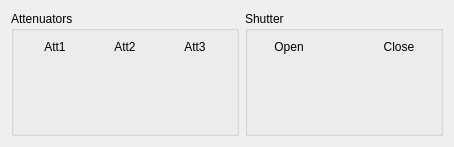
<?xml version="1.0" encoding="UTF-8"?>
<ui version="4.0">
 <class>PGAAShutters</class>
 <widget class="QWidget" name="PGAAShutters">
  <property name="geometry">
   <rect>
    <x>0</x>
    <y>0</y>
    <width>454</width>
    <height>140</height>
   </rect>
  </property>
  <property name="windowTitle">
   <string>Form</string>
  </property>
  <layout class="QGridLayout" name="gridLayout_3">
   <item row="0" column="0">
    <widget class="QGroupBox" name="groupBox">
     <property name="title">
      <string>Attenuators</string>
     </property>
     <layout class="QGridLayout" name="gridLayout">
      <item row="0" column="0">
       <widget class="QLabel" name="label">
        <property name="text">
         <string>Att1</string>
        </property>
        <property name="alignment">
         <set>Qt::AlignCenter</set>
        </property>
       </widget>
      </item>
      <item row="0" column="1">
       <widget class="QLabel" name="label_2">
        <property name="text">
         <string>Att2</string>
        </property>
        <property name="alignment">
         <set>Qt::AlignCenter</set>
        </property>
       </widget>
      </item>
      <item row="0" column="2">
       <widget class="QLabel" name="label_3">
        <property name="text">
         <string>Att3</string>
        </property>
        <property name="alignment">
         <set>Qt::AlignCenter</set>
        </property>
       </widget>
      </item>
      <item row="1" column="0">
       <widget class="PushButton" name="attenuator1">
        <property name="minimumSize">
         <size>
          <width>64</width>
          <height>64</height>
         </size>
        </property>
        <property name="alignment">
         <set>Qt::AlignCenter</set>
        </property>
        <property name="dev" stdset="0">
         <string>att1</string>
        </property>
        <property name="ledColor" stdset="0">
         <string>blue</string>
        </property>
        <property name="ledStatus" stdset="0">
         <bool>false</bool>
        </property>
        <property name="stateActive" stdset="0">
         <string>in</string>
        </property>
        <property name="stateInactive" stdset="0">
         <string>out</string>
        </property>
       </widget>
      </item>
      <item row="1" column="1">
       <widget class="PushButton" name="attenuator2">
        <property name="minimumSize">
         <size>
          <width>64</width>
          <height>64</height>
         </size>
        </property>
        <property name="alignment">
         <set>Qt::AlignCenter</set>
        </property>
        <property name="dev" stdset="0">
         <string>att2</string>
        </property>
        <property name="ledColor" stdset="0">
         <string>blue</string>
        </property>
        <property name="ledStatus" stdset="0">
         <bool>false</bool>
        </property>
        <property name="stateActive" stdset="0">
         <string>in</string>
        </property>
        <property name="stateInactive" stdset="0">
         <string>out</string>
        </property>
       </widget>
      </item>
      <item row="1" column="2">
       <widget class="PushButton" name="attenuator3">
        <property name="minimumSize">
         <size>
          <width>64</width>
          <height>64</height>
         </size>
        </property>
        <property name="alignment">
         <set>Qt::AlignCenter</set>
        </property>
        <property name="dev" stdset="0">
         <string>att3</string>
        </property>
        <property name="ledColor" stdset="0">
         <string>blue</string>
        </property>
        <property name="ledStatus" stdset="0">
         <bool>false</bool>
        </property>
        <property name="stateActive" stdset="0">
         <string>in</string>
        </property>
        <property name="stateInactive" stdset="0">
         <string>out</string>
        </property>
       </widget>
      </item>
     </layout>
    </widget>
   </item>
   <item row="0" column="1">
    <widget class="QGroupBox" name="groupBox_2">
     <property name="title">
      <string>Shutter</string>
     </property>
     <layout class="QGridLayout" name="gridLayout_2">
      <item row="1" column="0">
       <widget class="SinglePushButton" name="shutterOpen">
        <property name="minimumSize">
         <size>
          <width>64</width>
          <height>64</height>
         </size>
        </property>
        <property name="alignment">
         <set>Qt::AlignCenter</set>
        </property>
        <property name="dev" stdset="0">
         <string>shutter</string>
        </property>
        <property name="ledColor" stdset="0">
         <string>red</string>
        </property>
        <property name="ledInverted" stdset="0">
         <bool>true</bool>
        </property>
        <property name="ledStatus" stdset="0">
         <bool>false</bool>
        </property>
        <property name="stateActive" stdset="0">
         <string>closed</string>
        </property>
        <property name="stateInactive" stdset="0">
         <string>open</string>
        </property>
        <property name="toState" stdset="0">
         <string>open</string>
        </property>
       </widget>
      </item>
      <item row="0" column="2">
       <widget class="QLabel" name="label_5">
        <property name="text">
         <string>Close</string>
        </property>
        <property name="alignment">
         <set>Qt::AlignCenter</set>
        </property>
       </widget>
      </item>
      <item row="0" column="0">
       <widget class="QLabel" name="label_4">
        <property name="text">
         <string>Open</string>
        </property>
        <property name="alignment">
         <set>Qt::AlignCenter</set>
        </property>
       </widget>
      </item>
      <item row="1" column="1">
       <spacer name="horizontalSpacer_2">
        <property name="orientation">
         <enum>Qt::Horizontal</enum>
        </property>
        <property name="sizeHint" stdset="0">
         <size>
          <width>40</width>
          <height>20</height>
         </size>
        </property>
       </spacer>
      </item>
      <item row="1" column="2">
       <widget class="SinglePushButton" name="shutterClose">
        <property name="minimumSize">
         <size>
          <width>64</width>
          <height>64</height>
         </size>
        </property>
        <property name="alignment">
         <set>Qt::AlignCenter</set>
        </property>
        <property name="dev" stdset="0">
         <string>shutter</string>
        </property>
        <property name="goal" stdset="0">
         <string/>
        </property>
        <property name="ledColor" stdset="0">
         <string>green</string>
        </property>
        <property name="ledInverted" stdset="0">
         <bool>true</bool>
        </property>
        <property name="ledStatus" stdset="0">
         <bool>false</bool>
        </property>
        <property name="stateActive" stdset="0">
         <string>open</string>
        </property>
        <property name="stateInactive" stdset="0">
         <string>closed</string>
        </property>
        <property name="toState" stdset="0">
         <string>closed</string>
        </property>
       </widget>
      </item>
     </layout>
    </widget>
   </item>
  </layout>
 </widget>
 <customwidgets>
  <customwidget>
   <class>ValueLed</class>
   <extends>QLabel</extends>
   <header>nicos.guisupport.led</header>
  </customwidget>
  <customwidget>
   <class>ClickableOutputLed</class>
   <extends>ValueLed</extends>
   <header>nicos.guisupport.button</header>
  </customwidget>
  <customwidget>
   <class>PushButton</class>
   <extends>ClickableOutputLed</extends>
   <header>nicos.guisupport.button</header>
  </customwidget>
  <customwidget>
   <class>SinglePushButton</class>
   <extends>PushButton</extends>
   <header>nicos.guisupport.button</header>
  </customwidget>
 </customwidgets>
 <resources/>
 <connections/>
</ui>
